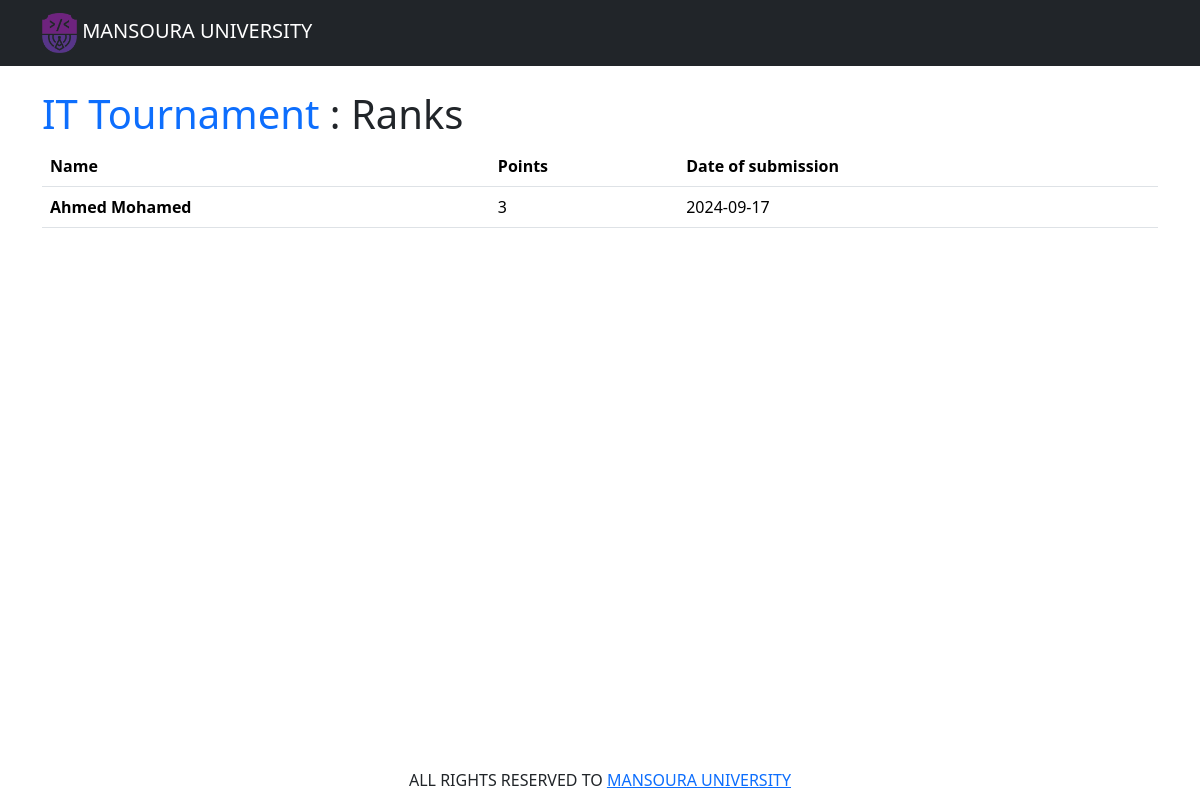
Screenshot of /rank_list.php?id=1 with the database file from the repository.
### tables this page shows
CREATE TABLE `participates` (
  `id` int(11) NOT NULL,
  `points` int(11) NOT NULL DEFAULT 0,
  `username` longtext NOT NULL,
  `created_at` date NOT NULL,
  `tournament_id` int(11) NOT NULL
);

CREATE TABLE `tournaments` (
  `id` int(11) NOT NULL,
  `title` varchar(255) NOT NULL,
  `spaces_left` int(11) NOT NULL
);

### database/participateQuery.php (called while the page is built, shortened)
<?php
class Participate
{
    private $mysqli;
    public function __construct($mysqli)
    {
        $this->mysqli = $mysqli;
    }
    public function getAllParticipates($id)
    {
        $sql = "SELECT p.*, t.title
        FROM participates p
        INNER JOIN tournaments t ON p.tournament_id = t.id
        WHERE p.tournament_id = ?
        ORDER BY p.points DESC";
        $stmt = $this->mysqli->prepare($sql);
        $stmt->bind_param('i', $id);
        $stmt->execute();
        $result = $stmt->get_result();
        $data = $result->fetch_all(MYSQLI_ASSOC);
        return $data;
    }
}

### rank_list.php (the view, shortened to what this page needs)
<!DOCTYPE html>
<html lang="en">
<?php
require "./components/head.php"
    ?>
<body class="d-flex flex-column">
    <?php require "./components/navbar.php" ?>
    <?php
    require_once './database/participateQuery.php';
    $participate = new Participate($conn);
    $data = $participate->getAllParticipates($_GET['id']);
    ?>
    <main class="content container py-4">
        <h1><span class="text-primary"><?php echo $data[0]['title'] ?></span> : Ranks</h1>
        <table class="table">
            <thead>
                <tr>
                    <th scope="col">Name</th>
                    <th scope="col">Points</th>
                    <th scope="col">Date of submission</th>
                </tr>
            </thead>
            <tbody>
                <?php
                foreach ($data as $r) {
                    echo '<tr>';
                    echo '<th>' . $r['username'] . '</th>';
                    echo '<td>' . $r['points'] . '</td>';
                    echo '<td>' . $r['created_at'] . '</td>';
                    echo '</tr>';
                }
                ?>
            </tbody>
        </table>
    </main>
    <?php require "./components/footer.php" ?>
</body>
</html>

### assets/css/style.css (style rules this page uses)
body, html { height: 100%; }
.content { flex: 1 0 auto; }

### rows the page displays
participates: tournament.title "IT Tournament", username "Ahmed Mohamed", points "3", created_at "2024-09-17"
